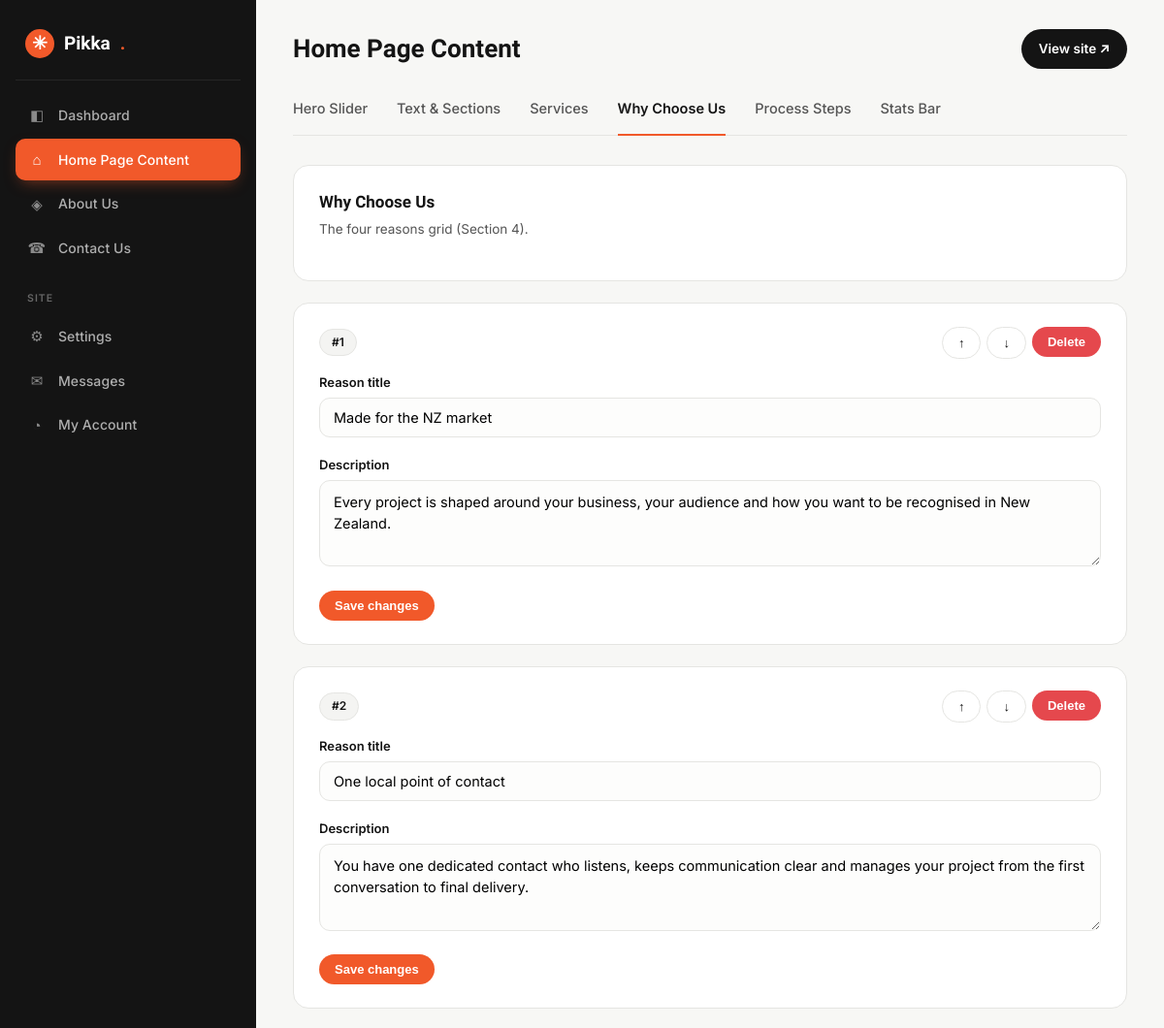
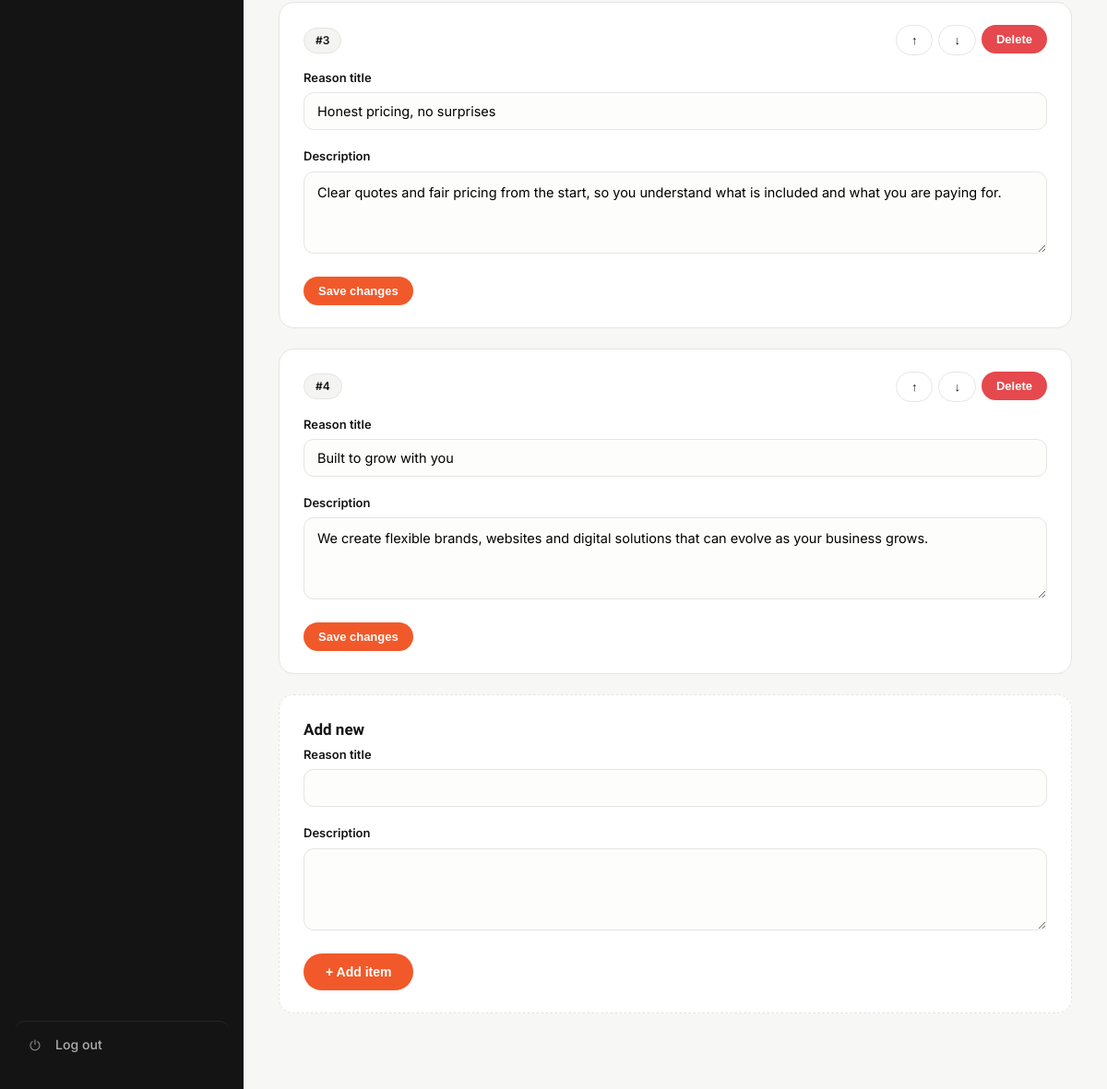
Page /admin/home-content.php?tab=why (signed in) on the committed database (2 pictures, top to bottom).
### tables this page shows
CREATE TABLE IF NOT EXISTS `why_reasons` (
  `id` INT(11) NOT NULL AUTO_INCREMENT,
  `title` VARCHAR(120) NOT NULL,
  `description` TEXT DEFAULT NULL,
  `sort_order` INT(11) DEFAULT 0,
  PRIMARY KEY (`id`)
);

### includes/functions.php (called while the page is built, shortened)
<?php
require_once __DIR__ . '/config.php';
function e($str) {
    return htmlspecialchars($str ?? '', ENT_QUOTES, 'UTF-8');
}
    ?>

### includes/config.php (called while the page is built, shortened)
<?php
function db() {
    static $conn = null;
    if ($conn === null) {
        $conn = @mysqli_connect(DB_HOST, DB_USER, DB_PASS, DB_NAME);
        mysqli_set_charset($conn, 'utf8mb4');
    }
    return $conn;
}

### admin/home-content.php (the view, shortened to what this page needs)
<?php
$tabs = [
    'slider'   => ['label' => 'Hero Slider'],
    'sections' => ['label' => 'Text & Sections'],
    'services' => ['label' => 'Services'],
    'why'      => ['label' => 'Why Choose Us'],
    'process'  => ['label' => 'Process Steps'],
    'stats'    => ['label' => 'Stats Bar'],
];
$tab = $_GET['tab'] ?? 'sections';
$crud = [
    'services' => ['table' => 'services', 'intro' => 'These appear in the accordion (Section 3). Use the arrows to reorder.',
                    'columns' => ['title' => ['label' => 'Service title', 'type' => 'text'], 'description' => ['label' => 'Description', 'type' => 'textarea']]],
    'why'      => ['table' => 'why_reasons', 'intro' => 'The four reasons grid (Section 4).',
                    'columns' => ['title' => ['label' => 'Reason title', 'type' => 'text'], 'description' => ['label' => 'Description', 'type' => 'textarea']]],
    'process'  => ['table' => 'process_steps', 'intro' => 'Your working process (Section 5).',
                    'columns' => ['step_number' => ['label' => 'Step number (e.g. 01)', 'type' => 'text'], 'title' => ['label' => 'Step title', 'type' => 'text'], 'description' => ['label' => 'Description', 'type' => 'textarea']]],
    'stats'    => ['table' => 'stats', 'intro' => 'The trust bar cards (Section 7).',
                    'columns' => ['title' => ['label' => 'Stat title', 'type' => 'text'], 'description' => ['label' => 'Description', 'type' => 'textarea']]],
];
$sliderTableReady = (bool) mysqli_query(db(), "SELECT 1 FROM hero_slides LIMIT 1");
if ($tab === 'slider') {
    $rows = get_rows('hero_slides');
}
elseif (isset($crud[$tab])) {
    $table = $crud[$tab]['table'];
    $rows = [];
    $r = mysqli_query(db(), "SELECT * FROM `$table` ORDER BY sort_order ASC, id ASC");
    while ($x = mysqli_fetch_assoc($r)) $rows[] = $x;
}
function render_fields($columns, $data = []) {
    foreach ($columns as $col => $meta) {
        $label = $meta['label']; $type = $meta['type'] ?? 'text';
        $val = $data[$col] ?? '';
        echo '<div class="field"><label>' . e($label) . '</label>';
        if ($type === 'textarea') {
            echo '<textarea name="' . e($col) . '" rows="3">' . e($val) . '</textarea>';
        } else {
            echo '<input type="text" name="' . e($col) . '" value="' . e($val) . '">';
        }
        echo '</div>';
    }
}
require __DIR__ . '/header.php';
?>
<div class="subnav">
  <?php foreach ($tabs as $key => $meta): ?>
    <a href="?tab=<?= e($key) ?>" class="<?= $tab === $key ? 'active' : '' ?>"><?= e($meta['label']) ?></a>
  <?php endforeach; ?>
</div>
<?php if ($tab === 'slider' && !$sliderTableReady): ?>
  <div class="card">
    <h2>One-time setup needed</h2>
    <p class="sub">The Hero Slider stores its slides in a database table that doesn't exist on this site yet. Open <strong>phpMyAdmin</strong> (in cPanel), select your database, go to the <strong>SQL</strong> tab, paste the code below, and click Go. This only needs to be done once — nothing else on the site is affected.</p>
    <textarea readonly rows="14" style="font-family:monospace;font-size:12.5px;white-space:pre" onclick="this.select()">CREATE TABLE IF NOT EXISTS `hero_slides` (
  `id` INT(11) NOT NULL AUTO_INCREMENT,
  `eyebrow` VARCHAR(160) DEFAULT NULL,
  `headline` VARCHAR(255) DEFAULT NULL,
  `subheadline` TEXT DEFAULT NULL,
  `btn_primary_text` VARCHAR(80) DEFAULT NULL,
  `btn_primary_link` VARCHAR(255) DEFAULT NULL,
  `btn_secondary_text` VARCHAR(80) DEFAULT NULL,
  `image` VARCHAR(255) DEFAULT NULL,
  `sort_order` INT(11) DEFAULT 0,
  PRIMARY KEY (`id`)
) ENGINE=InnoDB DEFAULT CHARSET=utf8mb4;
INSERT INTO `hero_slides` (`eyebrow`, `headline`, `subheadline`, `btn_primary_text`, `btn_primary_link`, `btn_secondary_text`, `image`, `sort_order`) VALUES
('Creative and Digital Solutions · New Zealand', 'Your vision, brought to life.', 'Pikka Creatives helps businesses from Kaitaia to Bluff grow through smart design, high-performing websites and digital marketing, backed by local support.', 'See our work', '#services', 'Start a project', '', 1);</textarea>
    <p class="muted" style="margin-top:10px">Once that's run, refresh this page and the slider editor will appear here.</p>
  </div>
<?php elseif (isset($crud[$tab])):
  $conf = $crud[$tab]; ?>
  <div class="card">
    <h2><?= e($tabs[$tab]['label']) ?></h2>
    <p class="sub"><?= e($conf['intro']) ?></p>
  </div>
  <?php foreach ($rows as $idx => $row): ?>
  <div class="card">
    <div class="rh" style="display:flex;justify-content:space-between;align-items:center;margin-bottom:14px">
      <span class="pill">#<?= $idx + 1 ?></span>
      <div style="display:flex;gap:6px">
        <form method="post" action="?tab=<?= e($tab) ?>" style="display:inline"><button class="btn btn-ghost btn-sm" <?= $idx === 0 ? 'disabled' : '' ?>>↑</button></form>
        <form method="post" action="?tab=<?= e($tab) ?>" style="display:inline"><button class="btn btn-ghost btn-sm" <?= $idx === count($rows) - 1 ? 'disabled' : '' ?>>↓</button></form>
        <form method="post" action="?tab=<?= e($tab) ?>" style="display:inline" onsubmit="return confirm('Delete this item?')"><button class="btn btn-danger btn-sm">Delete</button></form>
      </div>
    </div>
    <form method="post" action="?tab=<?= e($tab) ?>">
      <?php render_fields($conf['columns'], $row); ?>
      <button class="btn btn-sm" type="submit">Save changes</button>
    </form>
  </div>
  <?php endforeach; ?>
  <div class="card" style="border-style:dashed">
    <h2>Add new</h2>
    <form method="post" action="?tab=<?= e($tab) ?>">
      <button class="btn" type="submit">+ Add item</button>
    </form>
  </div>
<?php endif; ?>
<?php require __DIR__ . '/footer.php'; ?>

### admin/admin.css (style rules this page uses)
:root { --accent:#F1592A;--ink:#141414;--mist:#F4F4F2;--line:#e5e5e2;--ink-2:#555 }
* { box-sizing:border-box;margin:0;padding:0 }
body { font-family:'Inter',system-ui,sans-serif;background:#f7f7f5;color:var(--ink);line-height:1.55 }
a { color:inherit;text-decoration:none }
.subnav { display:flex;gap:30px;flex-wrap:wrap;margin-bottom:30px;border-bottom:1px solid var(--line) }
.subnav a { position:relative;padding:4px 0 16px;font-size:14.5px;font-weight:500;color:var(--ink-2);transition:color .2s }
.subnav a::after { content:"";position:absolute;left:0;right:0;bottom:-1px;height:2px;background:var(--accent);transform:scaleX(0);transition:transform .2s ease }
.subnav a.active { color:var(--ink);font-weight:600 }
.subnav a.active::after { transform:scaleX(1) }
.card { background:#fff;border:1px solid var(--line);border-radius:16px;padding:24px 26px;margin-bottom:22px }
.card h2 { font-family:'Sora',sans-serif;font-size:17px;margin-bottom:4px }
.card .sub { color:var(--ink-2);font-size:13.5px;margin-bottom:18px }
label { display:block;font-size:13px;font-weight:600;margin:0 0 6px }
.field { margin-bottom:18px }
input[type=text],input[type=email],input[type=password],textarea,select { width:100%;border:1px solid var(--line);border-radius:11px;padding:11px 14px;font-family:inherit;font-size:14.5px;background:#fdfdfc;transition:.2s }
textarea { resize:vertical;min-height:88px;line-height:1.5 }
.btn { display:inline-flex;align-items:center;gap:8px;background:var(--accent);color:#fff;border:0;padding:12px 24px;border-radius:100px;font-weight:600;font-size:14px;cursor:pointer;transition:.2s }
.btn-ghost { background:#fff;border:1px solid var(--line);color:var(--ink) }
.btn-sm { padding:8px 16px;font-size:13px }
.btn-danger { background:#e5484d }
.pill { background:var(--mist);border:1px solid var(--line);border-radius:100px;padding:4px 12px;font-size:12px;font-weight:600 }

### rows in the picture
why_reasons: label "Reason title", title "Made for the NZ market", label "Description", description "Every project is shaped around your business, your audience and how you want to be recognised in New Zealand."
why_reasons: label "Reason title", title "One local point of contact", label "Description", description "You have one dedicated contact who listens, keeps communication clear and manages your project from the first conversation to final delivery."
why_reasons: label "Reason title", title "Honest pricing, no surprises", label "Description", description "Clear quotes and fair pricing from the start, so you understand what is included and what you are paying for."
why_reasons: label "Reason title", title "Built to grow with you", label "Description", description "We create flexible brands, websites and digital solutions that can evolve as your business grows."

### other values in the picture
$title "Home Page Content"
$meta['label'] "Hero Slider"
$meta['label'] "Text & Sections"
$meta['label'] "Services"
$meta['label'] "Why Choose Us"
$meta['label'] "Process Steps"
$meta['label'] "Stats Bar"
$tabs[$tab]['label'] "Why Choose Us"
$conf['intro'] "The four reasons grid (Section 4)."
$label "Reason title"
$label "Description"
